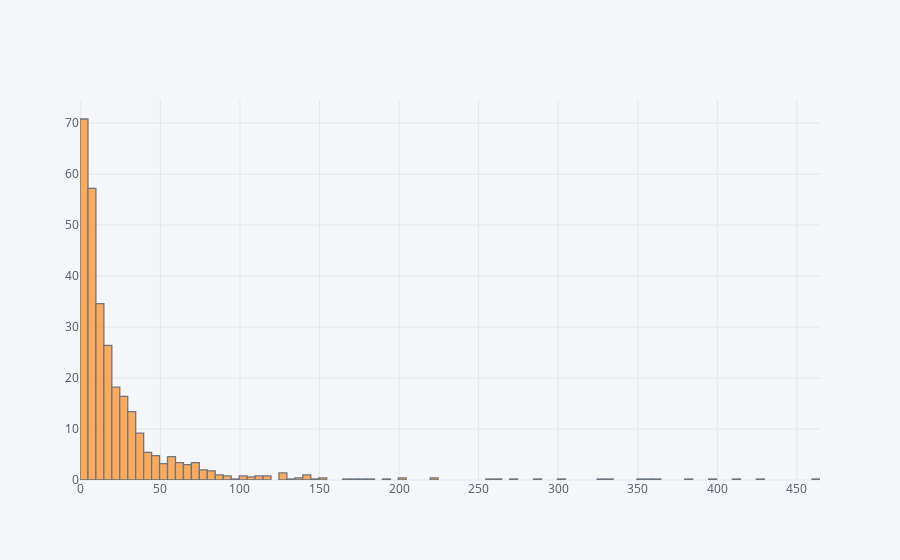

Notebook code cell kept with this figure:
### Markdown cell above
### Now Lets start to visualize this data through vector graphics of PLOTLY.JS which is used with pandas dataframe through cufflinks.

### Code cell
raw_data['total_cases'].iplot(kind='histogram',histnorm='density')

### Figure 1 — Plotly figure (JSON) as saved in the notebook; plotly's stock layout.template omitted (floating-point values rounded to 4 significant figures; data arrays with more than 128 entries replaced by an {"elided": "..."} marker saying what was removed)
{"data": [{"histfunc": "count", "histnorm": "density", "marker": {"color": "rgba(255, 153, 51, 1.0)", "line": {"color": "#4D5663", "width": 1.3}}, "name": "total_cases", "opacity": 0.8, "orientation": "v", "type": "histogram", "uid": "4af23821-5a57-46a0-976c-c034407ebcb5", "x": {"elided": "1456 int values"}}], "layout": {"barmode": "overlay", "legend": {"bgcolor": "#F5F6F9", "font": {"color": "#4D5663"}}, "paper_bgcolor": "#F5F6F9", "plot_bgcolor": "#F5F6F9", "title": {"font": {"color": "#4D5663"}}, "xaxis": {"gridcolor": "#E1E5ED", "showgrid": true, "tickfont": {"color": "#4D5663"}, "title": {"font": {"color": "#4D5663"}, "text": ""}, "zerolinecolor": "#E1E5ED"}, "yaxis": {"gridcolor": "#E1E5ED", "showgrid": true, "tickfont": {"color": "#4D5663"}, "title": {"font": {"color": "#4D5663"}, "text": ""}, "zerolinecolor": "#E1E5ED"}}}
